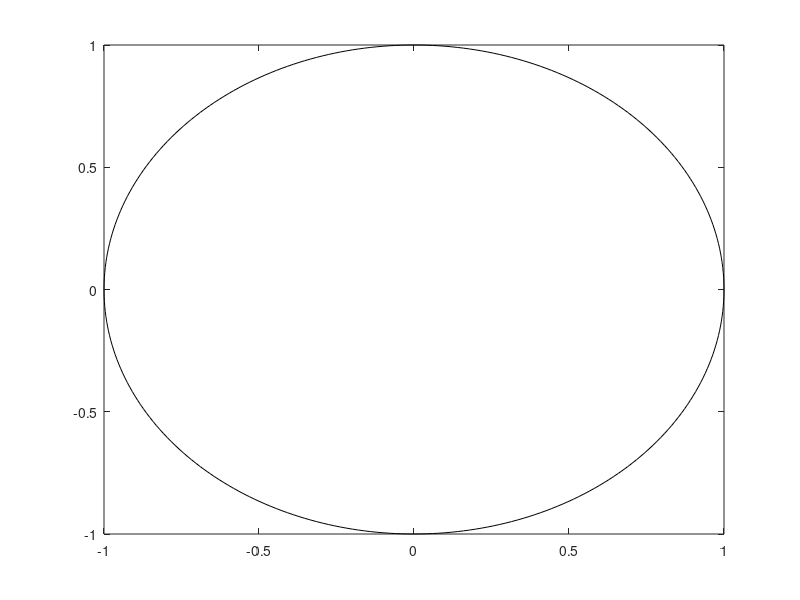

The MATLAB source for this figure:
function pcircle_mod(xo,yo,radius,npoints,angle,ifill,color)
%
% Function PCIRCLE plots a circle as polygon.
%
% pcircle(xo,yo,radius,npoints,angle,ifill,color)
%
% xo,yo   = coordinates of center (def = 0,0)
% radius  = length of radius (def = 1)
% npoints = number of points on circle (def = circle)
% angle   = rotation of starting point in degrees (def = top)
% ifill   = fill circle ('n' --> no, 'y' --> yes) (def = no)
% color   = color as in function plot ('k','b','r',...) (def = black)
%
% author: n.deichmann, geophysics, eth-z, 2006/05/08.
% 
if nargin < 7, color = 'k'; end
if nargin < 6, ifill = 'n'; end
if nargin < 5, angle = 0;   end
if nargin < 4, npoints = 0; end
if nargin < 3, radius = 1;  end
if nargin < 2, yo = 0;      end
if nargin < 1, xo = 0;      end
%
resolution = 0.02;
if radius==0, radius = 1; end
if npoints == 0, npoints = round(radius * 2*pi/resolution); end
if npoints > 360, npoints = 360; end
n = npoints;
if n<3, error ('n < 3, no plot'), end
phi0 = pi/2 + angle*pi/180;
%
phi  = linspace(phi0,phi0+2*pi,n+1);
x = xo + radius * cos(phi);
y = yo + radius * sin(phi);
if ifill == 'y'
  fill (x,y,color)
else
  plot (x,y,color)
end  
%axis equal off